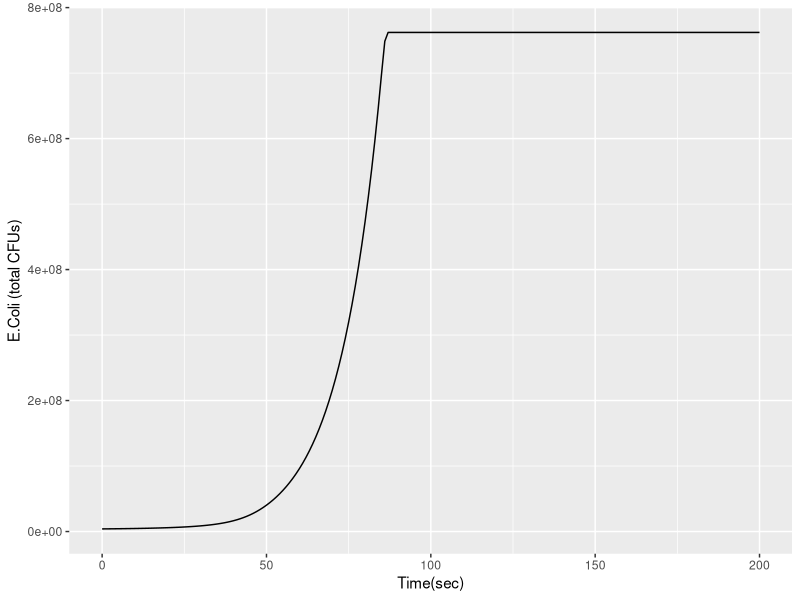

Reproduce this figure in R.
## ---- chunk 1
#rm(list=ls()) # clears your working directory
#getwd() # tells you your current working directory
#setwd("~/GitHub/Task3") # sets your working directory
## ---- chunk 2
#install.packages("deSolve") # run this first time
library("deSolve")
library("ggplot2")
#require("deSolve") # installs any dependencies
## ---- chunk 3
mutfun <- function(times, y, parms) {
  with(as.list(c(y, parms)), { #no equation actually depends on time (i.e. not being used) -> they depend on the parameters, which internally depend on time (state of system - time changes the state)
    uEc <- uEcMax*(G/(Kg+G))*(A/(Ka+A))*(bEc/(bEc+10^(f+C))) # E. coli             growth rate
    uRp <- uRpMax*(N/(Kn+N))*(C/(Kc+C))*(bRp/(bRp+10^(f+C))) # R. palustris         growth rate
    dGdt <- -uEc*Ec/Yg - (uEc*Ec*(Rc+Rf+Re+Rco2)) -             Ec*(rc+rf+re+rco2)*(G/(Kg+G))*(ng/(ng+uEc)) # change in glucose (mM/h)
    dNdt <- -(uRp*Rp*0.5*Ra)-(uRp*Rp/Yn) # change in N2 (mM N2/h; 0.5              accounts for half an N2 consumed for every NH4+ made)
    dCdt <- Ec*uEc*Rc*2 + Ec*rc*2*(G/(Kg + G))*(ng/(ng+uEc)) - (uRp*Rp/Yc)         # change in organic acids except formate (mM/h)
    dfdt <- (Ec*uEc*Rf*6) + (Ec*rf*6*(G/(Kg+G))*(ng/(ng+uEc))) # change in         formate (mM/h)
    dAdt <- (Rp*uRp*Ra) - (uEc*Ec/Ya) # change in NH4+ (mM/h)
    dEcdt <- uEc*Ec  # change in E. coli (cells/ml/h)
    dRpdt <- uRp*Rp   # R. palustris (cells/ml/h)
    dedt <- Ec*uEc*Re*3 + (Ec*re*3*(G/(Kg+G))*(ng/(ng+uEc))) # change in           ethanol (mM/h)
    dCO2dt <- (Ec*uEc*Rco2*6) + (Ec*rco2*6*(G/(Kg+G))*(ng/(ng+uEc)))               #change in CO2 (mM/h; concentration assumes all CO2 is dissolved) 
    dHdt <- Rp*uRp*RhRp + Ec*uEc*RhEc + Ec*rH*(G/(Kg+G))*(ng/(ng+uEc))             #change in H2 (mM/h; concentration assumes all H2 is dissolved) 
    return(list(c(dGdt, dNdt, dCdt, dfdt, dAdt, dEcdt, dRpdt, dedt, dCO2dt, dHdt))) 
  })
}
## ---- chunk 4
# Parameters
parms <- c(
           uEcMax = 0.28, # E. coli max growth rate (h^-1)
           uRpMax = 0.0772, # R. palustrix max growth rate (h^-1)
           Yg = 8*10^7, # Ec growth yield (cells/umol glucose consumed;                    cells per ml / mM glucose consumed
           Yn = 5*10^8, # R. palustris growth yield (cells/umol N2                         consumed; cells per ml / mM N2 consumed; concentration                     assumes all N2 is dissolved)
           Yc = 3*10^8, # R. palustris growth yield on organic acids                       (cells/umol Oacs consumed; cells per ml / mM Oacs consumed) 
           Ya = 1*10^9, # E. coli growth yield on NH4+ (cells/umol NH4+                    consumed; cells per ml / mM NH4+ consumed)
           Kg = 0.02, # half saturation constant for glucose (mM; Buhr et                  al 1992 J Biol Chem 267:3847-51)
           Kc = 0.01, # half saturation constatnt for organic acids (mM;                   assumed)
           Kn = 0.1, # half saturation constant for N2 (mM; Burns et al.                   1972 Methods Enzymol 24:480-496)
           Ka = 0.01, # half saturation constant for NH4+ (mM; Khademi et                  al. 2004 Science 305:1587-1594)
           Rc = 1*10^-8, # mM glucose converted to succinate, acetate, and                 lactate per E. coli cell/ml (umol/cell)
           Rf = 6*10^-9, # mM glucose converted to formate per E. coli                     cell/ml (umol/cell) 
           Re = 4*10^-9, # mM glucose converted to EtOH per E. coli cell/ml                 (umol/cell) 
           Rco2= 4.5*10^-10, # mM glucose converted to CO2 per E. coli                     cell/ml (umol/cell) 
           Ra = 0.25*10^-9, # mM N2 converted to NH4+ per R. palustris Nx                  cell/ml (umol/Nx cell; 0.75*10^-9 was used for the NxdAmtB                 strain; 0.083*10^-9 was used for the dAmtB strain)
           RhRp = 3*10^-9, # mM H2 produced per R. palustris cell/ml;                      (umol/cell)
           RhEc = 3*10^-9, # mM H2 produced per E. coli cell/ml;                           (umol/cell)
           rc = 2*10^-11, # mM glucose converted to organic acids / cell/ml                 per h in the absence of growth (umol/cell/h)
           rf = 1.5*10^-11, # mM glucose converted to formate / cell/ml per                 h in the absence of growth (umol/cell/h)
           re = 4.5*10^-12, # mM glucose converted to ethanol / cell/ml per                 h in the absence of growth (umol/cell/h)
           rco2 = 1.2*10^-11, # mM glucose converted to CO2 / cell/ml per h                 in the absence of growth (umol/cell/h)
           rH = 0.75*10^-11, # mM H2 / E. coli cell / ml in the absence of                 growth (umol/cell/h)
           ng = 0.003, # factor used to shift between growing and                          nongrowing conditions
           bEc = 1*10^32, # resistance of E. coli to acid; reflects medium                 buffering
           bRp = 1*10^32) # resistance of R. palustris to acid; reflects                   medium buffering

# initial concentrations below
init <- c( 
          G = 25, # Glucose (mM)  
          N = 35, # N2 (mM; per liquid volume in NH4 equivalents) 
          C = 0, # Consumable organic acids (mM)
          f = 0, # Formate (mM)
          A = 0.0005, # NH4+ (mM)
          Ec = 4000000, # E. coli (cells/ml)
          Rp = 36000000, # R. palustris (cells/ml)
          e = 0, #ethanol (mM)
          CO2 = 0, #CO2 (mM)
          H = 0) #H2 (mM; per liquid volume)
          
 #return(list(c(dGdt, dNdt, dCdt, dfdt, dAdt, dEcdt, dRpdt, dedt, dCO2dt, dHdt))) #rates of change of initial condition variables must be in same order (as returned by MutFunction) --> vectors must be the same length

# Time range and time step
Tmax = 200 # hours
TimeStep = 1 #hours
Time = seq(0, Tmax, by = TimeStep) #note Time vector definition 
## ---- chunk 5
out <-  ode(y = init, times = Time, func = mutfun, parms = parms, method = "lsode")
head(out) # prints first 6 time points
tail(out) # prints last 6 time points
#write.csv(out, file = "out.csv") # creates comma-delimited file that can be pasted into spreadsheet for graphing
## ---- chunk 6
#plot(out[["time"]], out[["Ec"]], xlab = "time (hr)", ylab = "Ecoli", type = "l", las = 1, 
    # col = "gold", lwd = 4, ylim = c(0, 1*max(out[["Ec"]]))) # example of how to plot E. coli biomass

#ggplot more powerful w/ less code (preferred for BEES3041)
ggplot(as.data.frame(out),aes(time,Ec))+
  geom_line()+
  labs(x="Time(sec)",y="E.Coli (total CFUs)")
